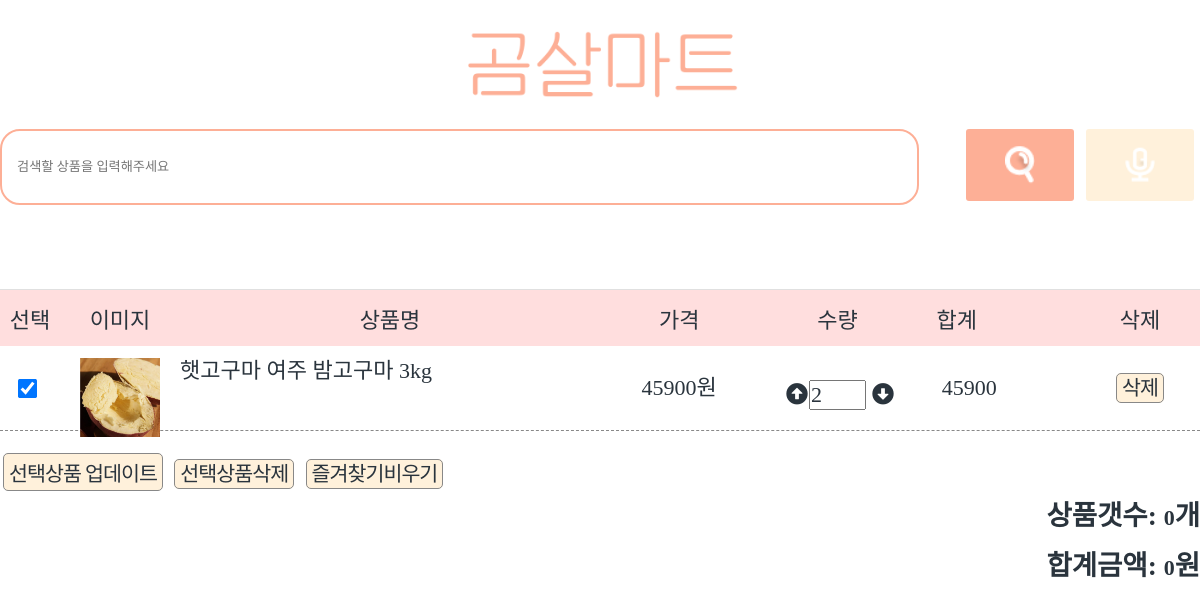
/favorites/favorites/ (signed in), run on the app's committed database.
### shop/models.py (models this page shows, shortened)
class Product(models.Model):
    name = models.CharField(max_length=50, db_index=True) # 상품 이름
    slug = models.SlugField(max_length=50, db_index=True, allow_unicode=True) # 슬러그
    image = models.ImageField(upload_to='products/%Y/%m/%d', blank=True, default='default.png') # 상품 이미지
    description = models.TextField(blank=True) # 상품 설명
    meta_description = models.TextField(blank=True)
    delivery_date = models.IntegerField() # 배송일
    price = models.IntegerField() # 상품 가격
    stock = models.PositiveIntegerField() # 상품 재고
    available_display = models.BooleanField('Display', default=True) # 상품 전시
    available_order = models.BooleanField('Order', default=True) # 상품 주문
    created_at = models.DateTimeField(auto_now_add=True)
    updated_at = models.DateTimeField(auto_now=True)
    class Meta:
        ordering = ['-created_at']
        index_together = [['id', 'slug']]

### favorites/views.py (the view)
# urls.py: path('favorites/', views.favorite_products, name='favorite_products'),
@login_required
def favorite_products(request):
    user = request.user
    favorite_products = user.favorite_products.all()
    context = {
        'favorite_products': favorite_products,
    }
    return render(request, 'shop/bookmark_page.html', context)

### shop/templates/shop/bookmark_page.html (shortened to what this page needs)
<!DOCTYPE html>
{% load static %}
<html>
<head>
	<link rel="stylesheet" href="https://use.fontawesome.com/releases/v5.6.3/css/all.css">
	<link rel="stylesheet" href="{% static 'css/bookmark_page.css' %}" />
</head>
<body>
{% block content %}
<a href="{% url 'shop:main' %}"><img src="{% static 'image/logo.png' %}" width="300px" class="logo" ></a>
  <div class="search">
    <form method="get" action="">
        <input type="text" placeholder="검색할 상품을 입력해주세요" aria-label="Search" name="q">
        <div class="btn">
            <button type="submit">
                <img src="{% static 'image/searchSubmit.png' %}">
            </button>
            <button type="button">
                <img src="{% static 'image/mic.png' %}" alt="mic">
            </button>
        </div>
    </form>
  </div>
    <form name="orderform" id="orderform" method="post" class="orderform" action="/Page" onsubmit="return false;">
            <div class="basketdiv" id="basket">
                <div class="row head">
                    <div class="subdiv">
                        <div class="check">선택</div>
                        <div class="img">이미지</div>
                        <div class="pname">상품명</div>
                    </div>
                    <div class="subdiv">
                        <div class="basketprice">가격</div>
                        <div class="num">수량</div>
                        <div class="sum">합계</div>
                    </div>
                    <div class="subdiv">
                        <div class="basketcmd">삭제</div>
                    </div>
                </div>
                {% for product in favorite_products %}
                <div class="row data">
                    <div class="subdiv">
                        <div class="check"><input type="checkbox" name="buy" value="260" checked="" onclick="javascript:basket.checkItem();">&nbsp;</div>
                        <div class="img"><img src="{{ product.image.url }}" width="80px" alt="{{ product.name }}"></div>
                        <div class="pname">
                            <span>{{ product.name }}</span>
                        </div>
                    </div>
                    <div class="subdiv">
                        <div class="basketprice"><input type="hidden" name="p_price" id="p_price{{ forloop.counter }}" class="p_price" value="20000">{{ product.price }}원</div>
                        <div class="num">
                            <div class="updown">
                                <span onclick="javascript:basket.changePNum({{ forloop.counter }});"><i class="fas fa-arrow-alt-circle-up up"></i></span>
                                <input type="text" name="p_num1" id="p_num1" size="2" maxlength="4" class="p_num" value="2" onkeyup="javascript:basket.changePNum({{ forloop.counter }});">
                                <span onclick="javascript:basket.changePNum({{ forloop.counter }});"><i class="fas fa-arrow-alt-circle-down down"></i></span>
                            </div>
                        </div>
                        <div class="sum">{{ product.price }}</div>
                    </div>
                    <div class="subdiv">
                        <div class="basketcmd"><a href="javascript:void(0)" class="abutton" onclick="javascript:basket.delItem();">삭제</a></div>
                    </div>
                </div>
                {% empty %}
                <div>즐겨찾기한 상품이 없습니다.</div>
                {% endfor %}
            </div>
 <button type="submit" class="abutton">선택상품 업데이트</button>
        <a href="javascript:void(0)" class="abutton" onclick="javascript:basket.delCheckedItem();">선택상품삭제</a>
        <a href="javascript:void(0)" class="abutton" onclick="javascript:basket.delAllItem();">즐겨찾기비우기</a>
    <div class="bigtext right-align sumcount" id="sum_p_num">상품갯수: <span id="item_count">0</span>개</div>
    <div class="bigtext right-align box blue summoney" id="sum_p_price">합계금액: <span id="total_amount">0</span>원</div>
    </form>
{% endblock %}
</body>
</html>

### static/css/bookmark_page.css (style rules this page uses)
* { margin: 0; padding: 0; font-family: 'HakgyoansimWoojuR'; font-size: 22px; color: #2A343D; }
html,body { width: 100%; height: 100%; background-color: #fff; }
.logo { display: block; margin: 0 auto; }
.search { width: 100%; height: 20%; position: relative; display: flex; flex-direction: column; justify-content: space-between; }
.search form { width: 100%; height: 50%; display: flex; flex-direction: row; justify-content: space-between; }
.search form input { width: 75%; height: 90%; padding-left: 15px; border: 2px solid #FDAF96; border-radius: 20px; font-size: 0.6em; }
.search form .btn { width: 20%; height: 90%; display: flex; flex-direction: row; justify-content: space-around; }
.btn button { background-color: #FDAF96; border: none; border-radius: 3px; width: 45%; height: 100%; position: relative; cursor: pointer; }
.btn button:nth-of-type(2) { background-color: #FFF1DB; }
.btn button img { width: 70%; max-width: 30px; object-fit: cover; position: absolute; top: 50%; left: 50%; transform: translate(-50%, -50%); }
.basketdiv { width: 100%; border-top: 1px solid #e0e0e0; float: left; font-size: 0.9375em; margin-bottom: 20px; }
.basketdiv .row.head { border-bottom: 2px solid #888; box-sizing: border-box; background-color: #f4f4f4; font-weight: 500; }
.basketdiv .data { border-bottom: 1px dashed #888; box-sizing: border-box; cursor: pointer; float: left; width: 100%; }
.basketdiv .row.head .subdiv { background-color: #FFDEDE; }
.basketdiv .row > .subdiv { display: block; float: left; }
.basketdiv .row > .subdiv:nth-child(1) { width: 50%; }
.basketdiv .row > .subdiv:nth-child(2) { width: 40%; }
.basketdiv .row > .subdiv:nth-child(3) { width: 10%; }
.basketdiv .row > div > div { display: block; float: left; text-align: center; margin: 0; padding: 12px 0; }
.basketdiv .row.data > div > div { height: 60px; line-height: 60px; }
.basketdiv .data .num .updown { color: #0075ff; font-size: 2em; letter-spacing: -5px; }
.basketdiv .check { width: 10%; }
.basketdiv .check input[type=checkbox] { transform: scale(1.5); }
.basketdiv .img { width: 20%; }
.basketdiv .pname { width: 70%; }
.basketdiv .basketprice { width: 33%; }
.basketdiv .num { width: 33%; min-width: 105px; }
.basketdiv .sum { width: 34%; max-width: 80px; }
.basketdiv .basketcmd { width: 100%; }
.basketdiv .data .pname { text-align: left !important; line-height: 1.2 !important; }
.basketdiv .data .price, .basketdiv .data .sum, .basketdiv .data .point { text-align: right; }
.abutton, .abutton:link, .abutton:visited, .abutton:active, input[type=button] { background-color: #FFF1DB; border: 1px solid #888888; color: #2A343D; cursor: pointer; letter-spacing: -1px; padding: 3px 5px; margin: 2px 3px; width: auto; word-break: keep-all; border-radius: 5px; text-decoration: none; font-size: 0.9375em; }
.blue { color: #2A343D; }
.basketrowcmd, .sumcount, .summoney { text-align: right; margin-bottom: 10px; }
.sumcount, .summoney { font-size: 1.25em; font-weight: bold; }

### data on the page
Product: image (picture), name "햇고구마 여주 밤고구마 3kg", price "45900"
